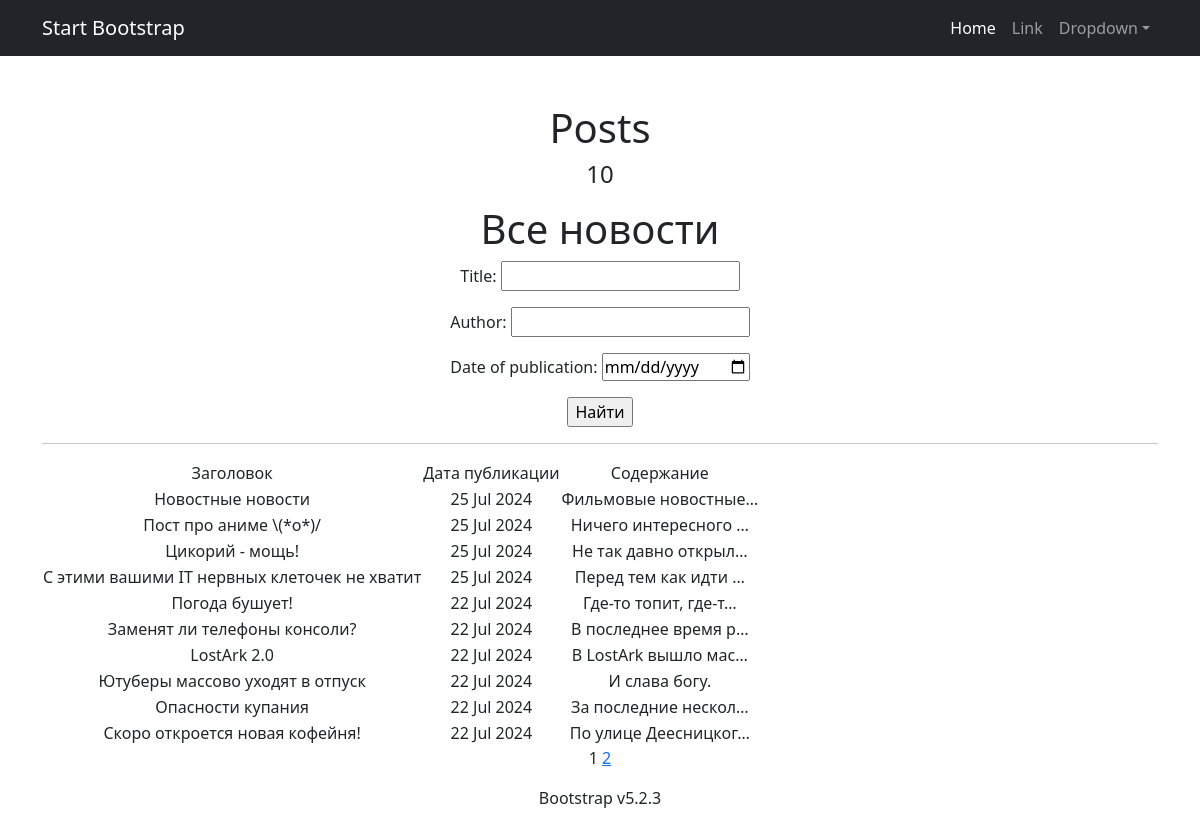
/posts/search/, run on the app's committed database.
### news/models.py (models this page shows, shortened)
class Post(models.Model):
    article = 'A'
    news = 'N'
    POSITIONS = [
        (article, 'статья'),
        (news, 'новость')
    ]
    author = models.ForeignKey(Author, on_delete=models.CASCADE)
    type = models.CharField(max_length=1, choices=POSITIONS, default=news)
    date = models.DateTimeField(auto_now_add=True)
    category = models.ManyToManyField(
        Category,
        through='PostCategory',
        related_name='posts',)
    title = models.CharField(max_length=225)
    text = models.TextField()
    rating = models.IntegerField(default=0)

### news/views.py (the view)
# urls.py: path('', PostsList.as_view(), name='post_list'),
class PostsList(ListView):
    model = Post
    ordering = '-date'
    context_object_name = 'posts'
    paginate_by = 10
    def get_queryset(self):
        queryset = super().get_queryset()
        self.filterset = PostFilter(self.request.GET, queryset)
        return self.filterset.qs
    def get_context_data(self, **kwargs):
        context = super().get_context_data(**kwargs)
        context['filterset'] = self.filterset
        context['time_now'] = datetime.utcnow()
        return context
    def get_template_names(self):
        if self.request.path == '/posts/search/':
            return 'search.html'
        return 'posts.html'

### news/templatetags/my_filters.py (called while the page is built)
@register.filter()
def censor(value):
    for word in censor_words:
        if word in value:
            value = value.replace(word[1:], '*' * len(word[1:]))
    return value

### news/templatetags/my_tags.py (called while the page is built)
@register.simple_tag(takes_context=True)
def url_replace(context, **kwargs):
    d = context['request'].GET.copy()
    for k, v in kwargs.items():
        d[k] = v
    return d.urlencode()

### templates/search.html (shortened to what this page needs)
{% extends 'flatpages/default.html' %}
{% load my_filters %}
{% load my_tags %}
{% block title %}
Posts
<h4>{{ posts|length }}</h4>
{% endblock title %}
{% block content %}
   <h1>Все новости</h1>
    <form action="" method="get">
        {{ filterset.form.as_p }}
        <input type="submit" value="Найти" />
    </form>
   <hr>
   {% if posts %}
       <table>
           <tr>
               <td>Заголовок</td>
               <td>Дата публикации</td>
               <td>Содержание</td>
           </tr>
           {% for post in posts %}
           <tr>
               <td>{{ post.title|censor }}</td>
               <td>{{ post.date|date:'d M Y' }}</td>
               <td>{{ post.text|truncatechars:20|censor }}</td>
           </tr>
           {% endfor %}
       </table>
   {% else %}
       <h2>Новостей пока нет!</h2>
   {% endif %}
   {{ page_obj.number }}
   {% if page_obj.has_next %}
       <a href="?{% url_replace page=page_obj.next_page_number %}">{{ page_obj.next_page_number }}</a>
   {% endif %}
{% endblock content %}

### data on the page
Post: title|censor "Новостные новости", date "25 Jul 2024", text|censor "Фильмовые новостные…"
Post: title|censor "Пост про аниме \\(*о*)/", date "25 Jul 2024", text|censor "Ничего интересного …"
Post: title|censor "Цикорий - мощь!", date "25 Jul 2024", text|censor "Не так давно открыл…"
Post: title|censor "С этими вашими IT нервных клеточек не хватит", date "25 Jul 2024", text|censor "Перед тем как идти …"
Post: title|censor "Погода бушует!", date "22 Jul 2024", text|censor "Где-то топит, где-т…"
Post: title|censor "Заменят ли телефоны консоли?", date "22 Jul 2024", text|censor "В последнее время р…"
Post: title|censor "LostArk 2.0", date "22 Jul 2024", text|censor "В LostArk вышло мас…"
Post: title|censor "Ютуберы массово уходят в отпуск", date "22 Jul 2024", text|censor "И слава богу."
Post: title|censor "Опасности купания", date "22 Jul 2024", text|censor "За последние нескол…"
Post: title|censor "Скоро откроется новая кофейня!", date "22 Jul 2024", text|censor "По улице Деесницког…"

### other printed values
{{ posts|length }} "10"
{{ page_obj.number }} "1"
{{ page_obj.next_page_number }} "2"
